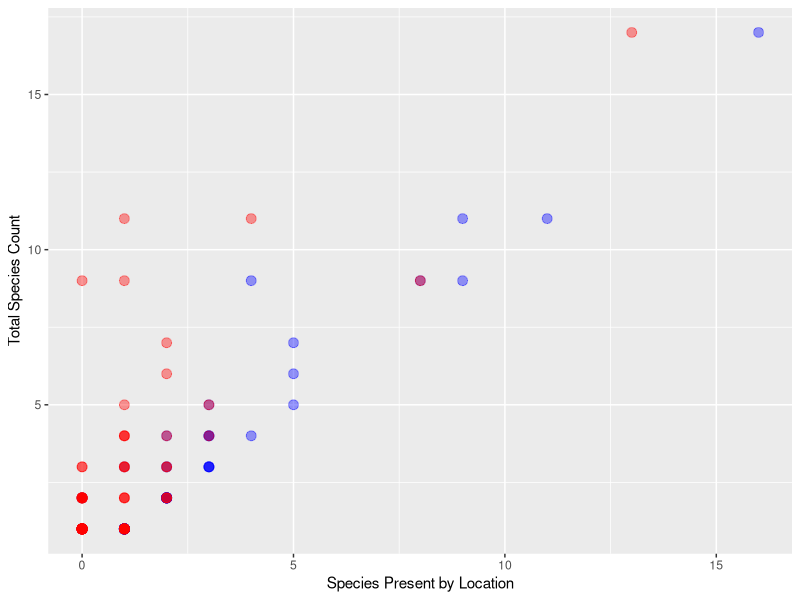
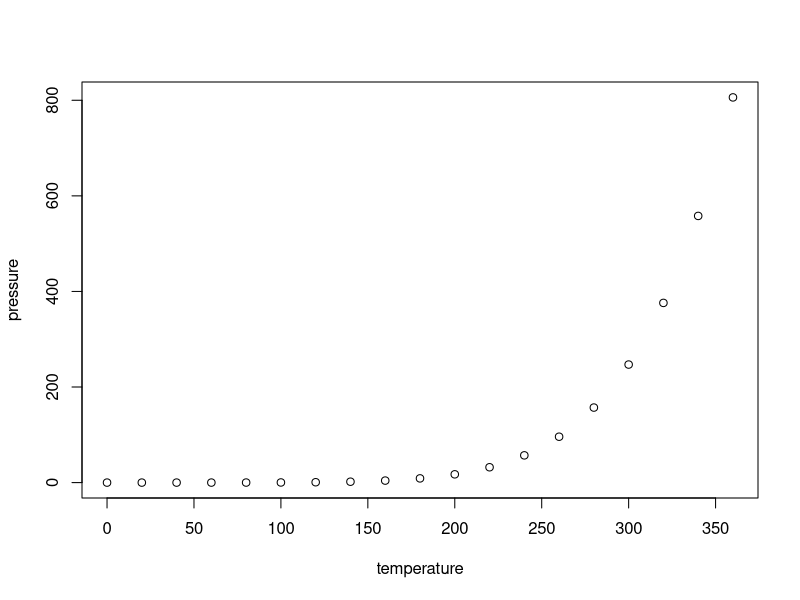

These charts were generated, in order, by the following R code:
## ---- chunk 1
knitr::opts_chunk$set(echo = TRUE)
## ---- chunk 2
library(tidyverse)
reef_fish <- read.csv("Data/Supplemental201.csv")
## ---- chunk 3
reef_fish_bootless <- select(reef_fish, Genus, species, Bootless, Museum.Bootless, Fished) %>% 
  filter(Bootless > 0 | Museum.Bootless > 0) %>% 
  filter(Bootless < 50)
View(reef_fish_bootless)
## ---- chunk 4
reef_fish_bootless_sp <- group_by(reef_fish_bootless, Genus) %>%
  summarise(
    bootless = sum(Bootless),
    Museum.Bootless = sum(Museum.Bootless),
    n_species = n())
View(reef_fish_bootless_sp)
## ---- chunk 5
ggplot(reef_fish_bootless_sp) +
  geom_point(aes(x = bootless, y = n_species), color = "blue", size = 3, alpha = 0.4) +
  geom_point(aes(x = Museum.Bootless, y = n_species), color = "red", size = 3, alpha = 0.4) +
  labs(x = "Species Present by Location", y = "Total Species Count")
## ---- chunk 6
plot(pressure)
